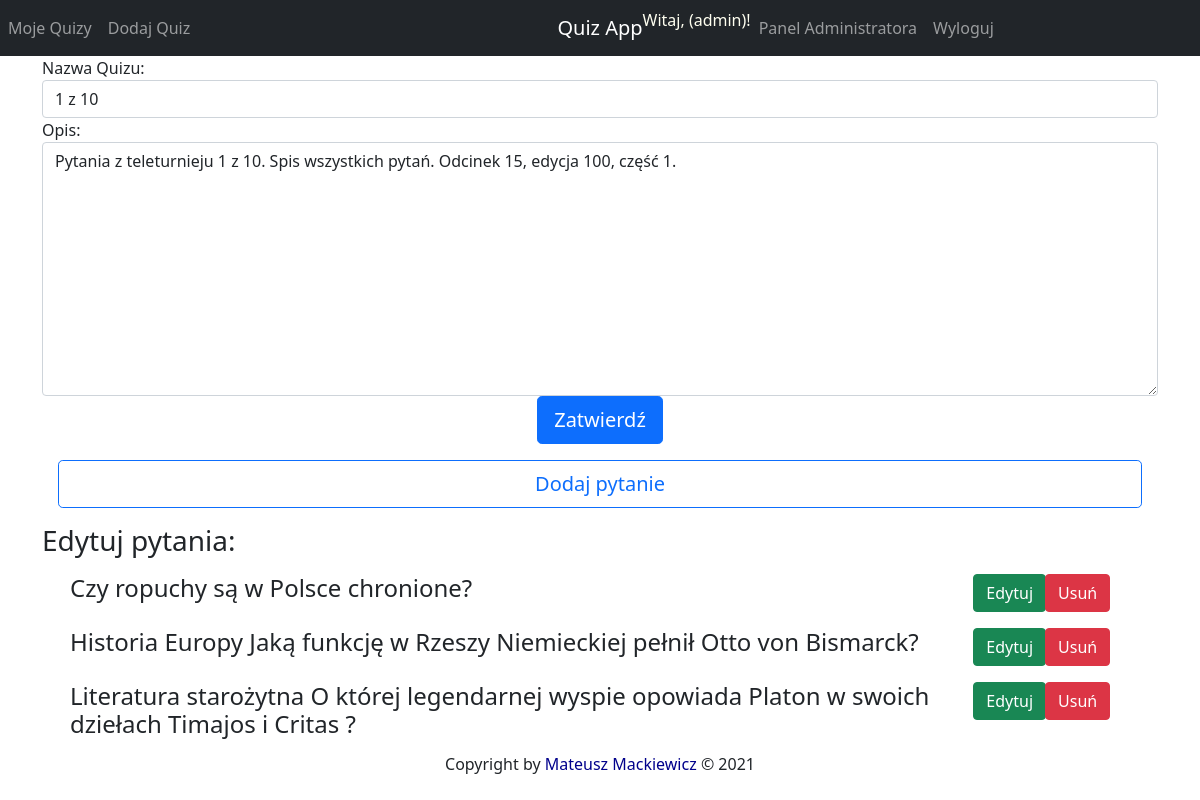
Screenshot of /edytujquiz/4 (signed in) with the database file from the repository.
### quiz/models.py (models this page shows, shortened)
class Quiz(models.Model):
    tworca = models.ForeignKey(User, on_delete=models.SET_NULL, null=True, blank=True)
    nazwa = models.CharField(max_length=100)
    opis = models.CharField(max_length=1000)

class Pytanie(models.Model):
    quiz = models.ForeignKey(Quiz, on_delete=models.CASCADE)
    pytanie = models.CharField(max_length=500)
    odpowiedz = models.IntegerField()
    opcja1 = models.CharField(max_length=500)
    opcja2 = models.CharField(max_length=500)
    opcja3 = models.CharField(max_length=500, blank=True)
    opcja4 = models.CharField(max_length=500, blank=True)

### quiz/views.py (the view, shortened to what this page needs)
# urls.py: path('edytujquiz/<id>', edytuj_quiz, name='edytuj_quiz'),
@login_required
def edytuj_quiz(request, id):
    quiz = Quiz.objects.get(id=id)
    pytania = Pytanie.objects.filter(quiz=quiz)
    form = QuizForm(initial={'tworca': quiz.tworca, 'nazwa': quiz.nazwa, 'opis': quiz.opis})
    return render(request, 'edytujquiz.html', {'form': form, 'pytania': pytania, 'id':id})

### quiz/forms.py
class QuizForm(forms.Form):
    nazwaClass = forms.TextInput(attrs={'class': 'form-control'})
    nazwa = forms.CharField(widget=nazwaClass, label="Nazwa Quizu", max_length=50)
    opis = forms.CharField(widget=forms.Textarea(attrs={'class': 'form-control', 'cols': 80, 'rows': 10}))

### quiz/templates/edytujquiz.html (shortened to what this page needs)
{% extends 'base.html' %}
{% block content %}
<form class="form-group my-2 my-lg-0 ml-auto" method="post">
  {{ form }}
   <center><button type="submit" class="btn btn-primary btn-lg my-2 my-sm-0">Zatwierdź</button></center>
</form>
{% if pytania %}
<div class="row m-3">
<a href="{% url 'dodaj_pytanie' id=id %}" class="btn btn-outline-primary btn-lg btn-block"> Dodaj pytanie </a>
</div>
<h3>Edytuj pytania:</h3>
{% for pytanie in pytania %}
<div class="row m-3">
    <div class="col-10">
        <h4>{{ pytanie.pytanie }}</h4>
    </div>
    <div class="col">
        <div class="btn-group">
            <a href="{% url 'edytuj_pytanie' id=pytanie.id %}" class="btn btn-success rounded">Edytuj</a>
            <a href="{% url 'usun_pytanie' pk=pytanie.id %}" class="btn btn-danger rounded">Usuń</a>
        </div></div>
    </div>
{% endfor %}
{% else %}
<h3>Brak pytań do tego quizu.</h3>
{% endif %}
{% endblock %}

### quiz/templates/base.html (shortened to what this page needs)
<!DOCTYPE html>
{% load static %}
<html lang="pl">
  <head>
    <link href="https://cdn.jsdelivr.net/npm/bootstrap@5.0.0-beta1/dist/css/bootstrap.min.css" rel="stylesheet">
  </head>
  <body>
  <nav class="navbar navbar-expand-lg navbar-dark bg-dark">
       <div class="navbar-collapse collapse w-100 order-1 order-md-0 dual-collapse2">
        <ul class="navbar-nav mr-auto">
            {% if user.is_authenticated %}
            <li class="nav-item" style="color:gray">
                <a href="{% url 'moje_quizy' %}" class="nav-link">Moje Quizy</a>
            </li>
            <li class="nav-item" style="color:gray">
                <a href="{% url 'dodaj_quiz' %}" class="nav-link">Dodaj Quiz</a>
            </li>
            {% endif %}
        </ul>
       </div>
        <div class="mx-auto order-0">
        <a class="navbar-brand mx-auto" href="{% url 'index' %}">Quiz App</a>
    </div>
      <div class="navbar-collapse collapse w-100 order-3 dual-collapse2">
        <ul class="navbar-nav ml-auto">
            {% if user.is_authenticated %}
            <li class="nav-item ">
                <font color="fffff">Witaj, <b>{{user.get_full_name }}</b> ({{ user.get_username }})!</font>
            </li>
            {% if user.is_superuser %}
            <li class="nav-item ">
                <a class="nav-link" href="/admin">Panel Administratora</a>
            </li>
            {% endif %}
            <li class="nav-item">
                <a class="nav-link" href="{% url 'wyloguj' %}">Wyloguj</a>
            </li>
            {% endif %}
        </ul>
    </div>
  </nav>
  <div class="container">
  {% block content %}
  {% endblock %}
  </div>
 <section class="copyright py-4 text-center text-dark fixed-bottom">
    <div class="container">
      <medium>Copyright by <font color="#00008b">Mateusz Mackiewicz</font> &copy; 2021</medium>
    </div>
  </section>
  </body>
</html>

### rows the page displays
Quiz: nazwa "1 z 10", opis "Pytania z teleturnieju 1 z 10. Spis wszystkich pytań. Odcinek 15, edycja 100, część 1."
Pytanie: pytanie "Czy ropuchy są w Polsce chronione?"
Pytanie: pytanie "Historia Europy Jaką funkcję w Rzeszy Niemieckiej pełnił Otto von Bismarck?"
Pytanie: pytanie "Literatura starożytna O której legendarnej wyspie opowiada Platon w swoich dziełach Timajos i Critas ?"

### other values shown
{{ user.get_username }} "admin"
